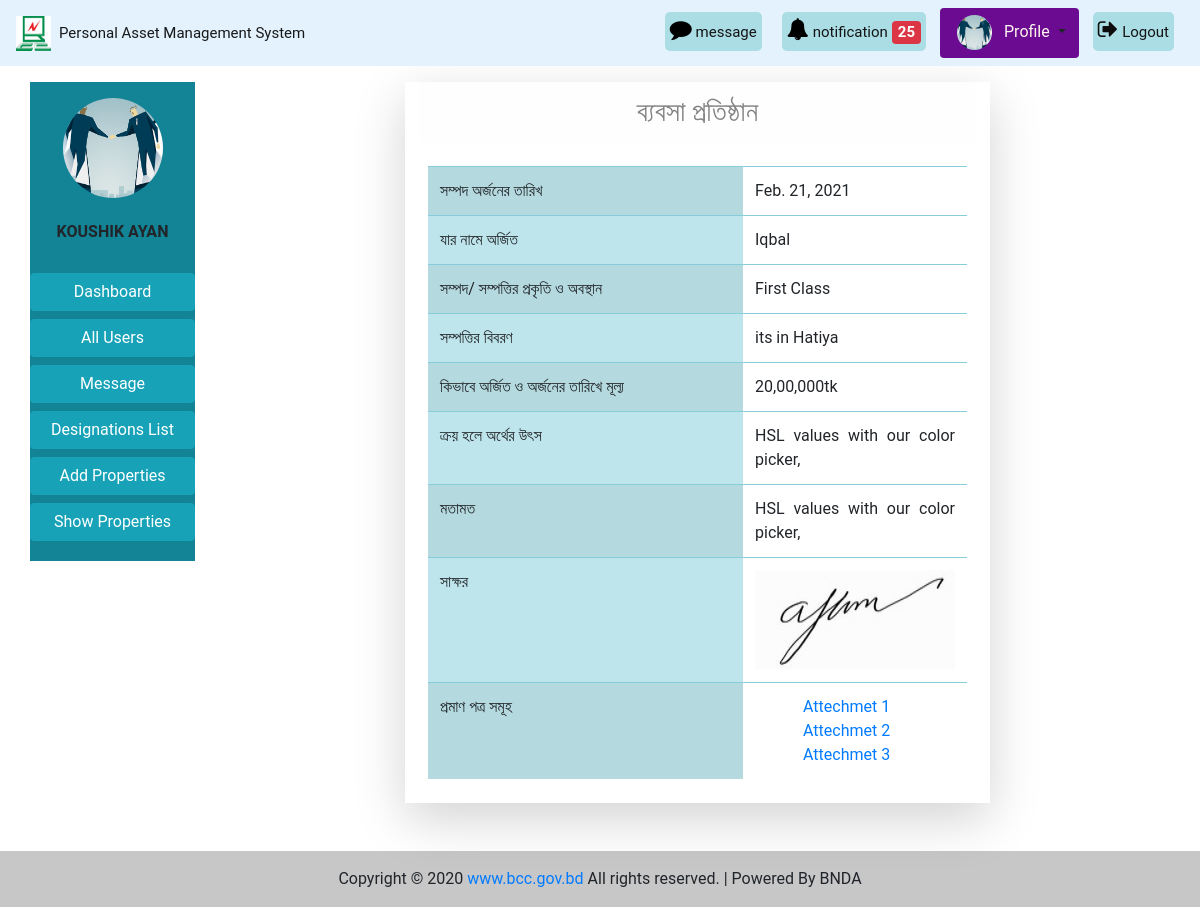
Page /view-businessfirm/3 (signed in) on the committed database.
### accounts/models.py (models this page shows, shortened)
class CustomUser(AbstractBaseUser):
    user_type_data = (
        ('1', 'Super admin'),
        ('2', 'Admin'),
        ('3', 'Employee'),
    )
    user_type = models.CharField(max_length=10, choices=user_type_data, default='3')
    email = models.EmailField(max_length=255, unique = True, verbose_name = 'Email')
    name = models.CharField(max_length = 255, verbose_name = 'Full Name')
    phone_no = models.CharField(max_length = 20, unique = True, verbose_name = 'Phone Number')
    date = models.DateField(auto_now_add = True)
    is_active = models.BooleanField(default=True)
    is_admin = models.BooleanField(default=False)
    is_staff = models.BooleanField(default=False)
    USERNAME_FIELD = 'email'
    REQUIRED_FIELDS = ('name','phone_no')
    objects = CustomUserManager()
    class Meta:
        verbose_name_plural = 'Users'

### pamsapp/models.py (models this page shows, shortened)
class Profile(models.Model):
    gender_type = (
        ('1', 'Male'),
        ('2', 'Female'),
        ('3', 'Others'),
    )
    user = models.OneToOneField(CustomUser, on_delete = models.CASCADE , related_name = 'profile')
    image = models.ImageField(upload_to = 'images/', blank=True, null=True)
    designation = models.ForeignKey(Designation, on_delete = models.CASCADE, blank = True, null = True)
    gender = models.CharField(max_length=10, choices=gender_type, blank = True, null = True)

### immovable_app/models.py (models this page shows, shortened)
class BusinessFirm(models.Model):
    user = models.ForeignKey(CustomUser, on_delete = models.CASCADE)
    date_of_acquisition = models.DateField()
    owner = models.CharField(max_length = 200)
    class_and_location = models.CharField(max_length = 200)
    details = models.CharField(max_length = 1000)
    how_acquired_and_value = models.CharField(max_length = 1000)
    source_of_money = models.CharField(max_length = 1000)
    opinon = models.CharField(max_length = 1000)
    signature = models.ImageField()
    is_confirm = models.BooleanField(default=False)

class NoteField_im(models.Model):
    land = models.ForeignKey(Land, on_delete = models.CASCADE, related_name='lands', null= True, blank = True)
    building = models.ForeignKey(Building, on_delete = models.CASCADE, related_name='buildings', null= True, blank = True)
    homestead = models.ForeignKey(Homestead, on_delete = models.CASCADE, related_name='homestead', null= True, blank = True)
    businessFirm = models.ForeignKey(BusinessFirm, on_delete = models.CASCADE, related_name='business_Firms', null= True, blank = True)
    other = models.ForeignKey(Other, on_delete = models.CASCADE, related_name='others', null= True, blank = True)
    notefield  = models.FileField(upload_to = 'immovable-files/', blank = True, null = True)

### pamsapp/views.py (the view)
# urls.py: path('view-businessfirm/<int:id>', views.view_businessfirm_view, name='view-businessfirm'),
@login_required
def view_businessfirm_view(request, id):
    profile = Profile.objects.get(user_id = request.user.id)
    pi = BusinessFirm.objects.get(pk = id)
    notification = notification_func(request)
    context = {
        'user':request.user,
        'profile':profile,
        'businessfirm':pi,
        'notification':notification
        }
    return render(request, 'immovable/view_businessfirm.html', context)

### message/context_processors.py (called while the page is built)
def unread_messages(request):
    if request.user.is_authenticated:
        unread_msgs = InboxMessage.objects.filter(receiver_id=request.user, delete_status=True,
                                                  new_msg_active=True)[0:5]
        total_unread_msgs = InboxMessage.objects.filter(receiver_id=request.user,
                                                        delete_status=True, new_msg_active=True).count()
        total_draft_msgs = NewMessage.objects.filter(sender_id=request.user,
                                                     delete_status=True, new_msg_active=True,
                                                     msg_status='Draft').count()
        return {'unread_msgs': unread_msgs, 'total_unread_msgs': total_unread_msgs,
                'total_draft_msgs': total_draft_msgs}
    else:
        return {'total_unread_msgs': 0, 'total_draft_msgs': 0}

def online_active_user(request):
    active_users = CustomUser.objects.all()
    return {'active_users': active_users}

### templates/immovable/view_businessfirm.html
{% extends 'base.html' %}
{% load static %}
{% block content %}
<div class = 'col-lg-6 col-md-8 col-10  shadow-lg mx-auto'>
  <h3 class='alert alert-light text-lg-center'>ব্যবসা প্রতিষ্ঠান</h3>
  <div class='py-2 px-2' style = 'width:100%;'>
    <table class="table table-striped table-info">
        <tbody>
          <tr>
            <td style='width:350px' >সম্পদ অর্জনের তারিখ</td>
            <td class='bg-white text-justify'>{{businessfirm.date_of_acquisition}}</td>
          </tr>
          <tr>
            <td>যার নামে অর্জিত</td>
            <td class='bg-white text-justify'>{{businessfirm.owner}}</td>
          </tr>
          <tr>
            <td>সম্পদ/ সম্পত্তির প্রকৃতি ও অবস্থান</td>
            <td class='bg-white text-justify'>{{businessfirm.class_and_location}}</td>
          </tr>
          <tr>
            <td>সম্পত্তির বিবরণ</td>
            <td class='bg-white text-justify'>{{businessfirm.details}}</td>
          </tr>
          <tr>
            <td>কিভাবে অর্জিত ও অর্জনের তারিখে মূল্য</td>
            <td class='bg-white text-justify'>{{businessfirm.how_acquired_and_value}}</td>
          </tr>
          <tr>
            <td>ক্রয় হলে অর্থের উৎস</td>
            <td class='bg-white text-justify'>{{businessfirm.source_of_money}}</td>
          </tr>
          <tr>
            <td>মতামত</td>
            <td class='bg-white text-justify'>{{businessfirm.opinon}}</td>
          </tr>
          <tr>
            <td>সাক্ষর</td>
            <td class='bg-white'>
                <div style="width:100%; text-align:center">
                    <img style='width: 200px; height: 100px'  src="{{ businessfirm.signature.url }}" alt="সাক্ষর">
                </div>
            </td>
          </tr>
          <tr>
            <td>প্রমাণ পত্র সমূহ</td>
            <td class='bg-white'>
                    {% for note in businessfirm.business_Firms.all %}
                    <a class='ml-5'  href="{{ note.notefield.url }}" download>Attechmet {{ forloop.counter }}</a> <br>
                    {% endfor %}
            </td>
          </tr>
        </tbody>
      </table>
  </div>
</div>
{% endblock %}

### templates/base.html (shortened to what this page needs)
{% load static %}
<!doctype html>
<html lang="en">
  <head>
    <link rel="stylesheet" href="https://maxcdn.bootstrapcdn.com/bootstrap/4.5.2/css/bootstrap.min.css">
    <link rel="stylesheet" href="{% static 'pams/css/bootstrap.css' %}">
    <link rel="stylesheet" href="{% static 'pams/css/base.css' %}">
    <link rel="stylesheet" href="https://cdnjs.cloudflare.com/ajax/libs/font-awesome/4.7.0/css/font-awesome.min.css">
  </head>
  <body>
   <nav class="navbar navbar-expand-lg navbar-light sticky-top"
    style="background-color: #e3f2fd">
    <a class="navbar-brand" href="{% url 'pamsapp:home' %}"><img src="{% static 'pams/images/bcc.jpg' %}" alt="logo"
      style="height: 35px; width: 35px;"><span class="ml-2" style="font-size: 15px;">Personal Asset Management System</span></a>
    <div class="collapse navbar-collapse text-center my-nav" id="navbarSupportedContent">
      <ul class="navbar-nav  my-2 my-lg-0 ">
        {% if not user.is_authenticated %}
          <li class="nav-item active">
            <a class="nav-link text-black font-weight-bold" href="#">Login </a>
          </li>
          <li class="nav-item active">
            <a class="nav-link text-black font-weight-bold" href="#">Signup </a>
          </li>
        {% else %}
        <div class="mes rounded rounded-end ">
          <a href="{% url 'pamsapp:assets-list-pending' %}"  style="text-decoration:none">
            <i style="font-size:22px; color:rgb(0, 0, 0)" class="fa ">&#xf075;</i>
            <span style='font-size:15px'>message</span>
          </a>
        </div>
        {% if user.user_type == '1' or user.user_type == '2' %}
        <div class="not rounded rounded-end ">
          <a href="{% url 'pamsapp:assets-list-pending' %}"  style="text-decoration:none">
            <i style="font-size:22px; color:rgb(0, 0, 0)" class="fa">&#xf0f3;</i>
            <span style='font-size:15px'>notification</span>
            {% if notification %}
            <span class="badge badge-danger" style='font-size:15px'>{{ notification }}</span>
            {% endif %}
          </a>
        </div>
        {% endif %}
          {% if profile.image %}
          <div class="dropdown show mx-1 pl-1 rounded profile"
          style='background-color:  #6b0b91; border-radius: 15%;'>
            <a class="btn dropdown-toggle" href="{% url 'pamsapp:profile' %}" role="button"
             id="dropdownMenuLink" data-toggle="dropdown" aria-haspopup="true" aria-expanded="false">
             <img src="{{ user.profile.image.url }}" class="rounded-circle" alt="logo"
                style="height: 35px; width: 35px;">
                <span class="ml-2" style="font-size: medium; color:seashell">Profile</span>
            </a>
          </div>
          {% endif %}
          <div class="mes rounded rounded-end ">
            <a href="{% url 'accounts:logout' %}"  style="text-decoration:none">
              <i style="font-size:22px; color:rgb(14, 13, 13)" class="fa ">&#xf08b;</i>
              <span style='font-size:15px'>Logout</span>
            </a>
          </div>
        {% endif %}
      </ul>
    </div>
  </nav>
   <div class="container-fluid mt-3">
    <div class="row mx-auto">
      <div class="col-lg-2 col-md-3 col-12 mb-2">
        <div class="list-group text-center">
          <div class='py-3' style='background-color:#138496'>
            {% if user.profile.image %}
              <div style="width:100%; text-align:center">
                <img class="rounded-circle" style="height:100px; width:100px" src="{{ user.profile.image.url }}" alt="Card image cap">
              </div>
            {% else %}
              <img class="rounded-circle" style="height:100px" src="{% static 'pams/images/user-default.png' %}" alt="Card image cap">
            {% endif %}
            <br>
            <h6 class='text-uppercase font-weight-bold'>{{user.name}}</h6>
            <br>
            {% if user.user_type == '1' or user.user_type == '2' %}
              <a href="{% url 'pamsapp:dashboard' %}" class="btn btn-info mb-1 btn-block">Dashboard</a>
              <a href="{% url 'pamsapp:all-user' %}" class="btn btn-info mb-1 btn-block">All Users</a>
              <a href="{% url 'Message:inbox' %}" class="btn btn-info mb-1 btn-block">Message</a>
              <a href="{% url 'pamsapp:designations_list' %}" class="btn btn-info mb-1 btn-block">Designations List</a>
            {% endif %}
            <a href="{% url 'pamsapp:home' %}" class="btn btn-info btn-block">Add Properties</a>
            <a href="{% url 'pamsapp:show-properties' %}" class="btn btn-info mb-1 btn-block">Show Properties</a>
          </div>
        </div>
      </div>
      {% block content %}
      {% endblock %}
    </div>
  </div>
  <footer class="bg-light text-center text-lg-start mt-5">
    <div class="text-center p-3" style="background-color: rgba(0, 0, 0, 0.2)">
      Copyright © 2020
      <a class="bootstrap-link"  href="https://bcc.gov.bd/" target="blank">www.bcc.gov.bd</a>
      All rights reserved. | Powered By BNDA
    </div>
  </footer>
  </body>
</html>

### static/pams/css/base.css (style rules this page uses)
* { margin: 0; padding: 0; box-sizing: border-box; }
body { font-family: 'roboto', sans-serif; }

### templates/base.html (style rules this page uses)
.not { right: 0px; height: 50px; padding: 10px; color:rgb(246, 246, 248) }
.not a { background-color: #ABDDE5; color:rgb(20, 20, 20); padding-left: 5px; padding-right: 5px; padding-top: 10px; padding-bottom: 10px; border-radius: 5px; }
.mes { right: 0px; height: 50px; padding: 10px; color:rgb(12, 12, 15) }
.mes a { background-color: #ABDDE5; color:rgb(20, 20, 20); padding-left: 5px; padding-right: 5px; padding-top: 10px; padding-bottom: 10px; border-radius: 5px; }

### rows in the picture
CustomUser: profile.image (picture), name "KOUSHIK AYAN"
BusinessFirm: date_of_acquisition "Feb. 21, 2021", owner "Iqbal", class_and_location "First Class", details "its in Hatiya", how_acquired_and_value "20,00,000tk", source_of_money "HSL values with our color picker,", opinon "HSL values with our color picker,", signature (picture)

### other values in the picture
{{ notification }} "25"
